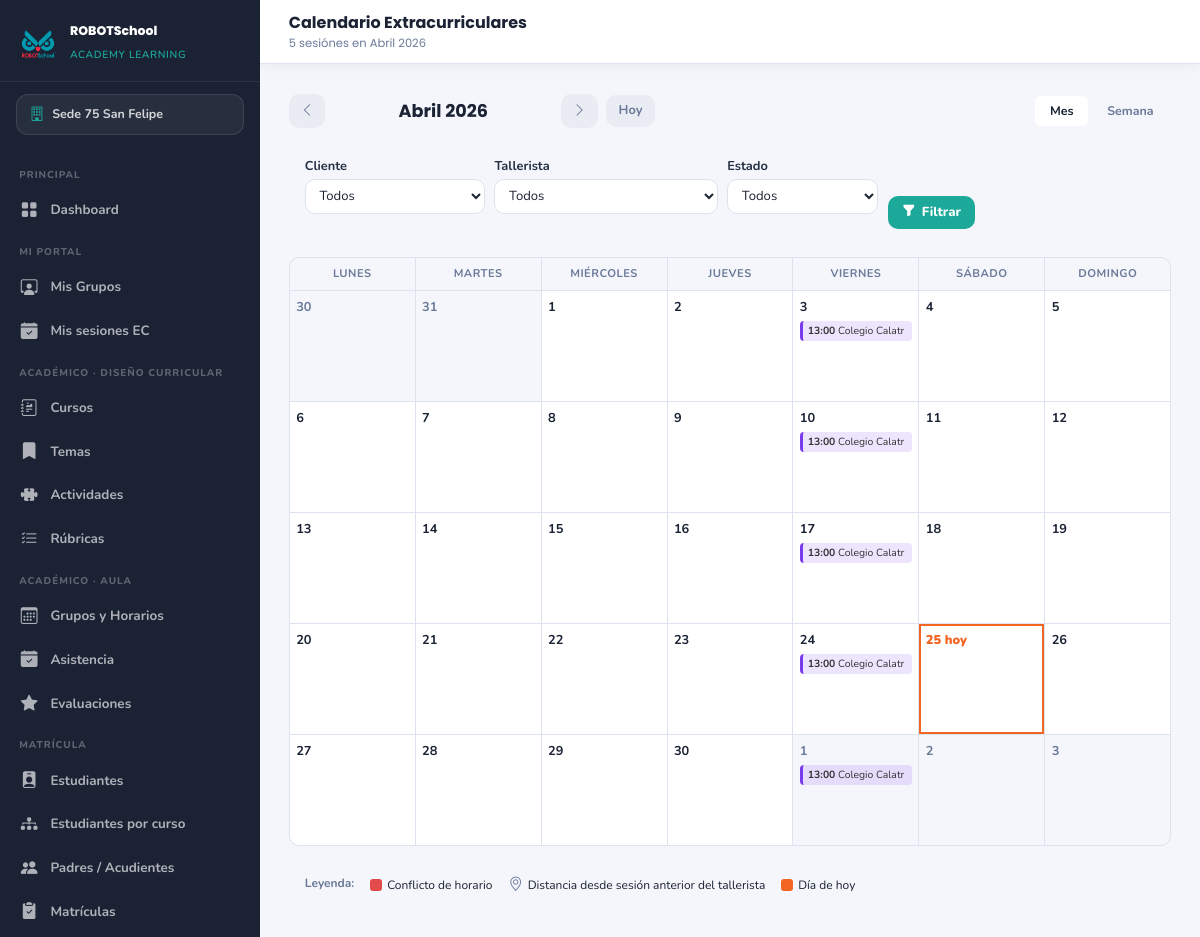
Page /modulos/extracurriculares/calendario/index.php (signed in) on the committed database.
### tables this page shows
CREATE TABLE `sedes` (
  `id` int(10) UNSIGNED NOT NULL,
  `nombre` varchar(100) NOT NULL,
  `ciudad` varchar(80) NOT NULL,
  `direccion` varchar(150) NOT NULL,
  `telefono` varchar(20) DEFAULT NULL,
  `email` varchar(100) DEFAULT NULL,
  `activa` tinyint(1) NOT NULL DEFAULT 1,
  `created_at` datetime NOT NULL DEFAULT current_timestamp()
);

CREATE TABLE `ec_sesiones` (
  `id` int(10) UNSIGNED NOT NULL,
  `programa_id` int(10) UNSIGNED NOT NULL,
  `numero_sesion` int(10) UNSIGNED NOT NULL COMMENT 'Secuencia 1 2 3 ... en el programa',
  `fecha` date NOT NULL,
  `hora_inicio` time NOT NULL,
  `hora_fin` time NOT NULL,
  `tema_planeado` varchar(200) DEFAULT NULL,
  `estado` enum('programada','dictada','fallida_justificada','fallida_no_justificada','recuperada','cancelada') NOT NULL DEFAULT 'programada',
  `motivo_falla` varchar(255) DEFAULT NULL,
  `sesion_original_id` int(10) UNSIGNED DEFAULT NULL COMMENT 'Si es recuperacion referencia la sesion fallida',
  `observaciones` text DEFAULT NULL,
  `registrado_por` int(10) UNSIGNED DEFAULT NULL COMMENT 'Tallerista que cerro la sesion',
  `created_at` datetime NOT NULL DEFAULT current_timestamp(),
  `updated_at` datetime NOT NULL DEFAULT current_timestamp() ON UPDATE current_timestamp()
);

CREATE TABLE `ec_clientes` (
  `id` int(10) UNSIGNED NOT NULL,
  `tipo` enum('colegio','empresa','institucion','otro') NOT NULL DEFAULT 'colegio',
  `nombre` varchar(200) NOT NULL,
  `nit` varchar(30) DEFAULT NULL COMMENT 'NIT o identificacion fiscal',
  `razon_social` varchar(200) DEFAULT NULL COMMENT 'Si difiere del nombre comercial',
  `ciudad` varchar(100) DEFAULT NULL,
  `direccion` varchar(250) DEFAULT NULL,
  `barrio` varchar(100) DEFAULT NULL,
  `latitud` decimal(10,7) DEFAULT NULL,
  `longitud` decimal(10,7) DEFAULT NULL,
  `telefono` varchar(30) DEFAULT NULL,
  `email` varchar(150) DEFAULT NULL,
  `sitio_web` varchar(200) DEFAULT NULL,
  `logo` varchar(255) DEFAULT NULL COMMENT 'Ruta en /uploads/ec_clientes/',
  `contacto_nombre` varchar(150) DEFAULT NULL COMMENT 'Contacto principal rectoria coordinacion',
  `contacto_cargo` varchar(100) DEFAULT NULL,
  `contacto_telefono` varchar(30) DEFAULT NULL,
  `contacto_email` varchar(150) DEFAULT NULL,
  `notas` text DEFAULT NULL,
  `activo` tinyint(1) NOT NULL DEFAULT 1,
  `created_at` datetime NOT NULL DEFAULT current_timestamp(),
  `updated_at` datetime NOT NULL DEFAULT current_timestamp() ON UPDATE current_timestamp()
);

### config/config.php (called while the page is built, shortened)
<?php
function h($str) {
    return htmlspecialchars($str ?? '', ENT_QUOTES, 'UTF-8');
}

### includes/ec_helpers.php (called while the page is built, shortened)
<?php
function ec_nombre_mes($n) {
    $meses = [1=>'Enero',2=>'Febrero',3=>'Marzo',4=>'Abril',5=>'Mayo',6=>'Junio',
              7=>'Julio',8=>'Agosto',9=>'Septiembre',10=>'Octubre',11=>'Noviembre',12=>'Diciembre'];
    return $meses[$n] ?? '';
}

### modulos/extracurriculares/calendario/index.php (the view, shortened to what this page needs)
<?php
require_once __DIR__ . '/../../../config/config.php';
require_once ROOT . '/config/auth.php';
require_once ROOT . '/includes/ec_helpers.php';
$menu_activo = 'ec_calendario';
$vista = $_GET['vista'] ?? 'mes';
if ($vista === 'mes') {
    $ym = $_GET['ym'] ?? date('Y-m');
    $fecha_ancla = new DateTime($ym . '-01');
    $primer_dia_mes = clone $fecha_ancla;
    $ultimo_dia_mes = clone $fecha_ancla;
    $ultimo_dia_mes->modify('last day of this month');
    $desde = clone $primer_dia_mes;
    $dow = (int)$desde->format('N');
    if ($dow > 1) $desde->modify('-' . ($dow - 1) . ' days');
    $hasta = clone $ultimo_dia_mes;
    $dow = (int)$hasta->format('N');
    if ($dow < 7) $hasta->modify('+' . (7 - $dow) . ' days');
    $label_periodo = ec_nombre_mes((int)$fecha_ancla->format('n')) . ' ' . $fecha_ancla->format('Y');
    $prev = (clone $fecha_ancla)->modify('-1 month')->format('Y-m');
    $next = (clone $fecha_ancla)->modify('+1 month')->format('Y-m');
}
$sql = "SELECT s.id AS sesion_id, s.fecha, s.hora_inicio, s.hora_fin, s.numero_sesion, s.estado,
               p.id AS programa_id, p.nombre AS programa_nombre, p.color AS programa_color,
               ct.id AS contrato_id, ct.codigo AS contrato_codigo,
               cl.id AS cliente_id, cl.nombre AS cliente_nombre, cl.tipo AS cliente_tipo,
               cl.latitud AS cl_lat, cl.longitud AS cl_lng,
               GROUP_CONCAT(DISTINCT asg.tallerista_id) AS talleristas_ids,
               GROUP_CONCAT(DISTINCT u.nombre ORDER BY asg.rol SEPARATOR ', ') AS talleristas_nombres
        FROM ec_sesiones s
        JOIN ec_programas p  ON p.id = s.programa_id
        JOIN ec_contratos ct ON ct.id = p.contrato_id
        JOIN ec_clientes cl  ON cl.id = ct.cliente_id
        LEFT JOIN ec_asignaciones asg ON asg.sesion_id = s.id
        LEFT JOIN usuarios u ON u.id = asg.tallerista_id
        WHERE s.fecha BETWEEN ? AND ?";
$params = [$desde->format('Y-m-d'), $hasta->format('Y-m-d')];
$sql .= ' GROUP BY s.id ORDER BY s.fecha, s.hora_inicio';
$st = $pdo->prepare($sql);
$st->execute($params);
$sesiones = $st->fetchAll();
$por_fecha = [];
foreach ($sesiones as $s) {
    $por_fecha[$s['fecha']][] = $s;
}
$conflictos = [];
require_once ROOT . '/includes/head.php';
require_once ROOT . '/includes/sidebar.php';
?>
<header class="main-header">
  <div class="header-title">Calendario Extracurriculares <small><?= count($sesiones) ?> sesi&oacute;n<?= count($sesiones) != 1 ? 'es' : '' ?> en <?= h($label_periodo) ?></small></div>
</header>
<main class="main-content">
  <div style="display:flex;justify-content:space-between;align-items:center;gap:.8rem;flex-wrap:wrap;margin-bottom:1rem;">
    <div style="display:flex;align-items:center;gap:.5rem;">
      <a href="?vista=<?= $vista ?>&<?= $vista === 'mes' ? 'ym='.$prev : 'fs='.$prev ?>" class="btn-rsal-secondary" style="padding:.4rem .7rem;">
        <i class="bi bi-chevron-left"></i>
      </a>
      <div style="font-family:'Poppins',sans-serif;font-size:1.1rem;font-weight:700;color:var(--dark);padding:0 .6rem;min-width:220px;text-align:center;">
        <?= h($label_periodo) ?>
      </div>
      <a href="?vista=<?= $vista ?>&<?= $vista === 'mes' ? 'ym='.$next : 'fs='.$next ?>" class="btn-rsal-secondary" style="padding:.4rem .7rem;">
        <i class="bi bi-chevron-right"></i>
      </a>
      <a href="?vista=<?= $vista ?>" class="btn-rsal-secondary" style="padding:.4rem .8rem;font-size:.8rem;">
        Hoy
      </a>
    </div>
    <div style="display:flex;gap:.3rem;background:var(--gray);padding:.2rem;border-radius:8px;">
      <a href="?vista=mes&ym=<?= date('Y-m', $vista === 'mes' ? $fecha_ancla->getTimestamp() : $desde->getTimestamp()) ?>"
         style="padding:.35rem .9rem;font-size:.78rem;font-weight:700;border-radius:6px;text-decoration:none;
                background:<?= $vista === 'mes' ? '#fff' : 'transparent' ?>;
                color:<?= $vista === 'mes' ? 'var(--dark)' : 'var(--muted)' ?>;">Mes</a>
      <a href="?vista=semana&fs=<?= $vista === 'semana' ? $desde->format('Y-m-d') : date('Y-m-d') ?>"
         style="padding:.35rem .9rem;font-size:.78rem;font-weight:700;border-radius:6px;text-decoration:none;
                background:<?= $vista === 'semana' ? '#fff' : 'transparent' ?>;
                color:<?= $vista === 'semana' ? 'var(--dark)' : 'var(--muted)' ?>;">Semana</a>
    </div>
  </div>
  <form method="GET" style="display:flex;gap:.6rem;flex-wrap:wrap;margin-bottom:1rem;align-items:end;background:var(--gray);padding:.75rem 1rem;border-radius:10px;">
    <div>
      <label class="field-label" style="margin:0 0 .2rem;">Cliente</label>
      <select name="cliente" class="rsal-select" style="min-width:180px;padding:.4rem .6rem;font-size:.82rem;">
        <option value="0">Todos</option>
      </select>
    </div>
    <div>
      <label class="field-label" style="margin:0 0 .2rem;">Tallerista</label>
      <select name="tallerista" class="rsal-select" style="min-width:180px;padding:.4rem .6rem;font-size:.82rem;">
        <option value="0">Todos</option>
      </select>
    </div>
    <div>
      <label class="field-label" style="margin:0 0 .2rem;">Estado</label>
      <select name="estado" class="rsal-select" style="min-width:140px;padding:.4rem .6rem;font-size:.82rem;">
        <option value="">Todos</option>
      </select>
    </div>
    <button type="submit" class="btn-rsal-primary" style="padding:.4rem .9rem;font-size:.82rem;">
      <i class="bi bi-funnel-fill"></i> Filtrar
    </button>
  </form>
  <?php if ($vista === 'mes'): ?>
    <div style="display:grid;grid-template-columns:repeat(7,1fr);gap:1px;background:var(--border);border:1px solid var(--border);border-radius:10px;overflow:hidden;">
      <?php foreach (['Lunes','Martes','Mi&eacute;rcoles','Jueves','Viernes','S&aacute;bado','Domingo'] as $d): ?>
        <div style="background:var(--gray);padding:.5rem;text-align:center;font-size:.7rem;font-weight:700;color:var(--muted);text-transform:uppercase;letter-spacing:.5px;"><?= $d ?></div>
      <?php endforeach; ?>
      <?php
      $cur = clone $desde;
      $mes_activo = (int)$fecha_ancla->format('n');
      while ($cur <= $hasta):
        $fstr = $cur->format('Y-m-d');
        $dia_mes = (int)$cur->format('j');
        $es_otro_mes = ((int)$cur->format('n') !== $mes_activo);
        $es_hoy = ($fstr === date('Y-m-d'));
        $ses_dia = $por_fecha[$fstr] ?? [];
      ?>
        <div style="background:<?= $es_otro_mes ? 'var(--gray)' : '#fff' ?>;padding:.4rem;min-height:110px;position:relative;<?= $es_hoy ? 'box-shadow:inset 0 0 0 2px #F26522;' : '' ?>">
          <div style="font-weight:<?= $es_hoy ? '900' : '700' ?>;font-size:.8rem;color:<?= $es_hoy ? '#F26522' : ($es_otro_mes ? 'var(--muted)' : 'var(--dark)') ?>;margin-bottom:.25rem;">
            <?= $dia_mes ?><?= $es_hoy ? ' hoy' : '' ?>
          </div>
          <?php foreach ($ses_dia as $s):
            $color_prog = $s['programa_color'] ?: '#7c3aed';
            $tiene_conflicto = isset($conflictos[$s['sesion_id']]);
            $sin_asignar = empty($s['talleristas_ids']);
            $destino = $sin_asignar
                ? $U . 'modulos/extracurriculares/asignaciones/sesion.php?sesion=' . $s['sesion_id'] . '&volver=calendario'
                : $U . 'modulos/extracurriculares/asistencia/tomar.php?sesion=' . $s['sesion_id'];
          ?>
            <a href="<?= $destino ?>"
               style="display:block;background:<?= $tiene_conflicto ? '#fde3e4' : $color_prog . '22' ?>;
                      border-left:3px solid <?= $tiene_conflicto ? '#E24B4A' : h($color_prog) ?>;
                      color:<?= $tiene_conflicto ? '#791F1F' : '#333' ?>;
                      font-size:.65rem;padding:2px 5px;border-radius:4px;margin-bottom:2px;
                      text-decoration:none;overflow:hidden;text-overflow:ellipsis;white-space:nowrap;"
               title="<?= h($s['cliente_nombre']) ?> &middot; <?= h($s['programa_nombre']) ?> &middot; <?= substr($s['hora_inicio'],0,5) ?>&ndash;<?= substr($s['hora_fin'],0,5) ?><?= $s['talleristas_nombres'] ? ' &middot; ' . h($s['talleristas_nombres']) : '' ?><?= $tiene_conflicto ? ' &middot; CONFLICTO' : '' ?>">
              <strong><?= substr($s['hora_inicio'],0,5) ?></strong> <?= h(mb_substr($s['cliente_nombre'],0,14)) ?>
            </a>
          <?php endforeach; ?>
        </div>
      <?php
        $cur->modify('+1 day');
      endwhile;
      ?>
    </div>
  <?php endif; ?>
  <div style="display:flex;gap:1rem;flex-wrap:wrap;margin-top:1rem;padding:.75rem 1rem;background:var(--gray);border-radius:10px;font-size:.75rem;">
    <div style="font-weight:700;color:var(--muted);">Leyenda:</div>
    <div style="display:flex;align-items:center;gap:.3rem;">
      <span style="width:12px;height:12px;background:#E24B4A;border-radius:3px;"></span>
      <span>Conflicto de horario</span>
    </div>
    <div style="display:flex;align-items:center;gap:.3rem;">
      <i class="bi bi-geo-alt" style="font-size:.9rem;color:var(--muted);"></i>
      <span>Distancia desde sesi&oacute;n anterior del tallerista</span>
    </div>
    <div style="display:flex;align-items:center;gap:.3rem;">
      <span style="width:12px;height:12px;background:#F26522;border-radius:3px;"></span>
      <span>D&iacute;a de hoy</span>
    </div>
  </div>
</main>
</body>
</html>

### includes/sidebar.php (shortened to what this page needs)
<?php
$menu_activo = $menu_activo ?? '';
$rol_actual  = $_SESSION['usuario_rol'] ?? '';
$sedes_nav = $pdo->query("SELECT * FROM sedes WHERE activa = 1 ORDER BY nombre")->fetchAll();
$sede_nombre_activa = 'Todas las sedes';
if ($rol_actual !== 'admin_general' && !empty($_SESSION['sede_id'])) {
    foreach ($sedes_nav as $s) {
        if ($s['id'] == $_SESSION['sede_id']) { $sede_nombre_activa = $s['nombre']; break; }
    }
}
function menu_class($nombre) {
    global $menu_activo;
    return $menu_activo === $nombre ? 'menu-item active' : 'menu-item';
}
$U = BASE_URL;
$es_admin    = in_array($rol_actual, ['admin_general','admin_sede']);
$es_coord    = in_array($rol_actual, ['admin_general','admin_sede','coordinador_pedagogico']);
$es_docente  = in_array($rol_actual, ['admin_general','admin_sede','coordinador_pedagogico','docente']);
?>
<nav class="sidebar" id="sidebar">
  <div class="sidebar-brand">
    <img src="<?= $U ?>assets/img/logo R sin fondo.png" alt="RSAL"/>
    <div class="sidebar-brand-text">
      <strong>ROBOTSchool</strong>
      <small>Academy Learning</small>
    </div>
  </div>
  <div class="sede-selector">
    <i class="bi bi-building"></i>
    <span><?= h($sede_nombre_activa) ?></span>
  </div>
  <div class="sidebar-menu">
    <?php if ($es_admin): ?>
    <div class="menu-section">Principal</div>
    <a href="<?= $U ?>dashboard.php" class="<?= menu_class('dashboard') ?>">
      <i class="bi bi-grid-fill"></i> Dashboard
    </a>
    <?php endif; ?>
    <?php if ($es_docente): ?>
    <div class="menu-section">Mi Portal</div>
    <a href="<?= $U ?>docente/index.php" class="<?= menu_class('docente') ?>">
      <i class="bi bi-person-workspace"></i> Mis Grupos
    </a>
    <a href="<?= $U ?>modulos/extracurriculares/asistencia/mis_sesiones.php" class="<?= menu_class('ec_mis_sesiones') ?>">
      <i class="bi bi-calendar-check-fill"></i> Mis sesiones EC
    </a>
    <?php endif; ?>
    <?php if ($es_coord): ?>
    <div class="menu-section">Acad&eacute;mico &middot; Dise&ntilde;o curricular</div>
    <a href="<?= $U ?>modulos/academico/cursos/index.php" class="<?= menu_class('cursos') ?>">
      <i class="bi bi-journal-richtext"></i> Cursos
    </a>
    <a href="<?= $U ?>modulos/academico/temas/index.php" class="<?= menu_class('temas') ?>">
      <i class="bi bi-bookmark-fill"></i> Temas
    </a>
    <a href="<?= $U ?>modulos/academico/actividades/index.php" class="<?= menu_class('actividades') ?>">
      <i class="bi bi-puzzle-fill"></i> Actividades
    </a>
    <a href="<?= $U ?>modulos/academico/rubricas/index.php" class="<?= menu_class('rubricas') ?>">
      <i class="bi bi-list-check"></i> R&uacute;bricas
    </a>
    <?php endif; ?>
    <?php if ($es_docente): ?>
    <div class="menu-section">Acad&eacute;mico &middot; Aula</div>
    <a href="<?= $U ?>modulos/academico/grupos/index.php" class="<?= menu_class('grupos') ?>">
      <i class="bi bi-calendar3"></i> Grupos y Horarios
    </a>
    <a href="<?= $U ?>modulos/academico/asistencia/index.php" class="<?= menu_class('asistencia') ?>">
      <i class="bi bi-calendar-check-fill"></i> Asistencia
    </a>
    <a href="<?= $U ?>modulos/academico/evaluaciones/index.php" class="<?= menu_class('evaluaciones') ?>">
      <i class="bi bi-star-fill"></i> Evaluaciones
    </a>
    <?php endif; ?>
    <?php if ($es_coord): ?>
    <div class="menu-section">Matr&iacute;cula</div>
    <a href="<?= $U ?>modulos/estudiantes/index.php" class="<?= menu_class('estudiantes') ?>">
      <i class="bi bi-person-badge-fill"></i> Estudiantes
    </a>
    <a href="<?= $U ?>modulos/academico/estudiantes_por_curso.php" class="<?= menu_class('estudiantes_curso') ?>">
      <i class="bi bi-diagram-3-fill"></i> Estudiantes por curso
    </a>
    <?php if ($es_admin): ?>
    <a href="<?= $U ?>modulos/padres/index.php" class="<?= menu_class('padres') ?>">
      <i class="bi bi-people-fill"></i> Padres / Acudientes
    </a>
    <a href="<?= $U ?>modulos/matriculas/index.php" class="<?= menu_class('matriculas') ?>">
      <i class="bi bi-clipboard2-check-fill"></i> Matr&iacute;culas
    </a>
    <?php endif; ?>
    <?php endif; ?>
  </div>
</nav>

### rows in the picture
sedes: nombre "Sede 75 San Felipe"
ec_sesiones: hora_inicio "13:00", ec_clientes.nombre "Colegio Calatr"
ec_sesiones: hora_inicio "13:00", ec_clientes.nombre "Colegio Calatr"
ec_sesiones: hora_inicio "13:00", ec_clientes.nombre "Colegio Calatr"
ec_sesiones: hora_inicio "13:00", ec_clientes.nombre "Colegio Calatr"
ec_sesiones: hora_inicio "13:00", ec_clientes.nombre "Colegio Calatr"

### other values in the picture
count($sesiones) "5"
$label_periodo "Abril 2026"
$d "LUNES"
$d "MARTES"
$d "MIÉRCOLES"
$d "JUEVES"
$d "VIERNES"
$d "SÁBADO"
$d "DOMINGO"
$dia_mes "30"
$dia_mes "31"
$dia_mes "1"
$dia_mes "2"
$dia_mes "3"
$dia_mes "4"
